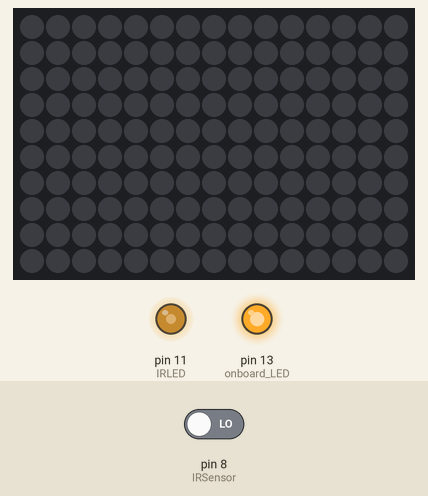
The sketch below on a simulated Arduino Uno, built with avr-gcc and run on an emulated ATmega328P. Shown: 15×10 RGB LED matrix (first LED top left, wired row by row), output pins drawn as LEDs (lit = HIGH). The inputs (shaded band) are chosen by the test bench; at power-on: pin 8 (IRSensor) LOW. Dim RGB values are drawn brighter than linear.

Above: at 18.6 s.
18.7 s: pin 8 (IRSensor) driven HIGH
At 19.7 s:
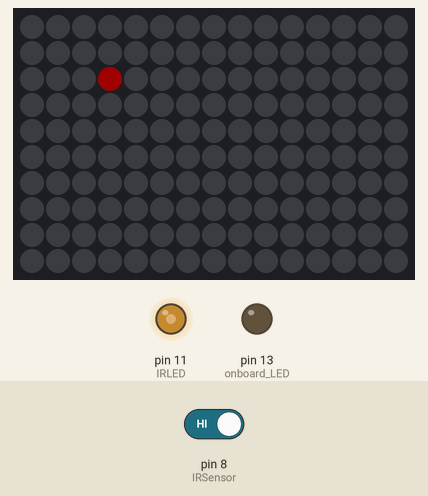
20.2 s: pin 8 (IRSensor) driven LOW
At 20.6 s:
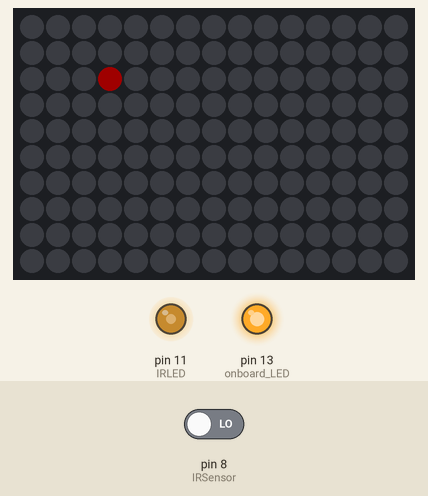
Timing chart, 0 to 23.2 s (numbered marks = the images above; inputs shaded):
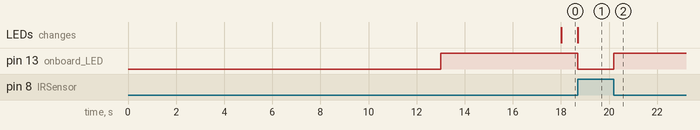

Measured:
- after the input at 18.7 s, pin 13 (onboard_LED): HIGH → LOW at once; the LEDs: change at once (image 1)
- after the input at 20.2 s, pin 13 (onboard_LED): LOW → HIGH at once

The sketch:

Statistics.ino
```cpp
// LED Matrix Setup
  #include <FastLED.h>
  #define LED_PIN  3 // Connect the data wire from your LED strip to this pin. Use a resistor!
  #define COLOR_ORDER GRB
  #define CHIPSET     WS2812B
  #define NUM_LEDS    150 // Edit this to reflect the number of LEDS you are using.
  #define BRIGHTNESS 32 // 0 to 255
  CRGB leds[NUM_LEDS];
  // Params for width and height, edit these to reflect your setup.
  const uint8_t NumberOfColumns = 15; // Make sure this matches the number in the 'LightEmUp', 'CustomDrawColor', and 'CustomDrawMatrix' functions.
  const uint8_t NumberOfRows = 10;

// Color variable definitions
  uint8_t R[3] = {255,0,0}; //red
  uint8_t O[3] = {255,100,0}; //orange
  uint8_t Y[3] = {255,255,0}; //yellow
  uint8_t x[3] = {0,0,0}; //off aka black

// Define gym open/close times
  // if Arduino not loses power during gym operation times data will not be saved for that day, operate off battery or backup to ensure no outages occur
  // TURN ARDUINO ON/OFF at times stated, or data may not be saved and may be inaccurate. - use a wall outlet timer
  // if 24hr gym, need to redefine start time to new power up time.
  // use 24hr clock, {hr, mins}
  // if 24hr gym set to 'GymOpen' to the intitial power on time, ignore 'GymClose'
  uint8_t GymOpen[2] = {6,0}; //6:00am
  uint8_t GymClose[2] = {22,30}; //10:30pm
  // define if Arduino is turned on/off at closing/opening (true) or is on 24/7 (false)
  boolean ArduinoPower = true;

// Define statistic variables
  float daycount = 0;
  unsigned long savetime;

// IR transmitter and receiver setup
  const byte IRLED = 11;  // Timer 2 "A" output: OC2A
  const byte IRSensor = 8; // from receiver output
  const byte onboard_LED = 13; // onboard indicator LED
  boolean BeamBroke;

void setup() {
    Serial.begin(9600);
  // Calculate 'savetime' in milliseconds from constant hours+mins entered above
    if (ArduinoPower == true) {
      if (GymOpen[0] > GymClose[0]) {
        savetime = 60000*((60*(24-(GymOpen[0]-GymClose[0])))+abs(GymClose[1]-GymOpen[1]));
      }
      else {
        savetime = 60000*((60*(GymClose[0]-GymOpen[0]))+abs(GymClose[1]-GymOpen[1]));
      }
    }
    else {
      savetime = 60000*(1440.1-((60*GymOpen[0])+GymOpen[1])); //1440.1 to ensure larger than 1440 (max day time in mins)
    }


  // LED matrix setup
    delay(3000);
    FastLED.addLeds<CHIPSET, LED_PIN, COLOR_ORDER>(leds, NUM_LEDS).setCorrection(TypicalSMD5050);
    FastLED.setBrightness(BRIGHTNESS);
    // Initialize all LEDs to black (off)
    for(uint8_t i = 0; i < NUM_LEDS; i++) {
      leds[i] = CRGB(0,0,0);
    }

  // 38kHz LED setup
    pinMode (onboard_LED, OUTPUT);
    pinMode (IRLED, OUTPUT);
    pinMode (IRSensor, INPUT);
    // set 38kHz square wave on Timer 2, from http://forum.arduino.cc/index.php/topic,102430.0.html
    TCCR2A = _BV (COM2A0) | _BV(WGM21);  // CTC, toggle OC2A on Compare Match
    TCCR2B = _BV (CS20);   // No prescaler
    OCR2A =  209;          // compare A register value (210 * clock speed (1/16MHz))
    //  = 13.125 uS , so frequency is 1 / (2 * 13.125) = 38095

  delay(10000);
}

// This function will return the right 'led index number' for
// a given set of X and Y coordinates on your matrix.
uint16_t XY(uint8_t row, uint8_t column) {
  uint16_t i;
  if(row & 0x01) {
    // Odd rows run backwards
    uint8_t reverseX = (NumberOfColumns - 1) - column;
    i = (row * NumberOfColumns) + reverseX;
  } else {
    // Even rows run forwards
    i = (row * NumberOfColumns) + column;
  }

  i = i-1; // Shifts each LED by number specified.
  i = ((2*NUM_LEDS)+i)%NUM_LEDS; // If you try to assign more LEDs than defined, this wraps them back to the front
  return i;
}

// The 'Change1LED' function will assign the specified color to the
// LED at the coordinates provided and then show it.
void Change1LED(uint8_t Equip[3], uint8_t *color) {
  // Set Color and get the LED index number using the 'XY' function.
  leds[XY(Equip[0], Equip[1])] = CRGB(*color,*(color+1),*(color+2));
  FastLED.show();
}

void UpdateState(boolean beambroke, uint8_t Input[4], unsigned long t[3]) {
  uint8_t state = Input[2];
  unsigned long tnow = millis();

  if (beambroke == HIGH) {
    if (state == 0) {
      Change1LED(Input,R);
      state = 1; // in use
      Input[3] = Input[3] + 1; //increment uses of equipment
      t[1] = tnow; //save start instance of time for calculating use time
    }
    else if (state >= 2) {
      if (state >= 5) { // if beam being repeatedly broken & restored, assume in use
        state = 1;
      }
      else if ((unsigned long)(tnow - t[0]) >= 5000) { // if beam broken after 5sec, set as in use
        state = 1;
      }
      else {
        state = state + 1; // count number of times beam is broken after first break and before wait interval is up
      }
    }
  }
  else {
    if (state == 1) { // if beam restored after being broken, enter intermediate state
      t[0] = tnow; // save time instance
      state = 2; // intermediate
    }
    else if (state >= 2) {
      if ((unsigned long)(tnow - t[0]) >= 5000) { // if 5sec have passed since restored without being broken, set as not in use
        Change1LED(Input,x);
        state = 0; // not in use
        //save and calculate use time based on end time and start time
      }
    }
  }
  Input[2] = state;
}

void DoSave(unsigned long& prevtime, uint8_t& start) { // add another arg - probably array of stats
  if ((unsigned long)(millis() - prevtime) >= savetime) {
    if (start == 0) {
      if (ArduinoPower == true) {
        daycount = daycount + 1; // don't count partial day for 24hr gym in stats
        // do saving of stats, doesn't save if program didn't run whole day (i.e. day not counted)
        delay(86400000-savetime); // 'pause' program until gym opens again if forgot to turn off
        start = 0;
        // if powered on not at gym opening and also forget to turn off, the stats will be messed up
      }
      else {
        start = 1;
        savetime = 86400000;
      }
    }
    else {
      daycount = daycount + 1;
      // do saving of data
    }
    prevtime = millis();
  }
}

void loop() {
  // Initialize save time variables, perform saving function
  static uint8_t start = 0;
  static unsigned long prevtime = millis();
  DoSave(prevtime, start);


  // Equipment to LED location definitions
  // Use like 'uint8_t Variable[2] = {row,column,state,total usage amount}'
  // State: 0 = not in use, 1 = in use, 2 >= between states
  static uint8_t Bike[4] = {2,4,1,0};
  // Use like 'unsigned long tVariable[2] = {state 2 timer, turn on time (use begins), total use time}'
  static unsigned long tBike[3] = {0,0,0};
  //Serial.println(Bike[2]);
  BeamBroke = digitalRead(IRSensor);

  UpdateState(BeamBroke, Bike, tBike);

  if (BeamBroke == HIGH) { // beam interrupted
    digitalWrite(onboard_LED, LOW); // green onboard LED off
  }
  else { // beam detected
    digitalWrite(onboard_LED, HIGH); // green LED on
  }
}
```
